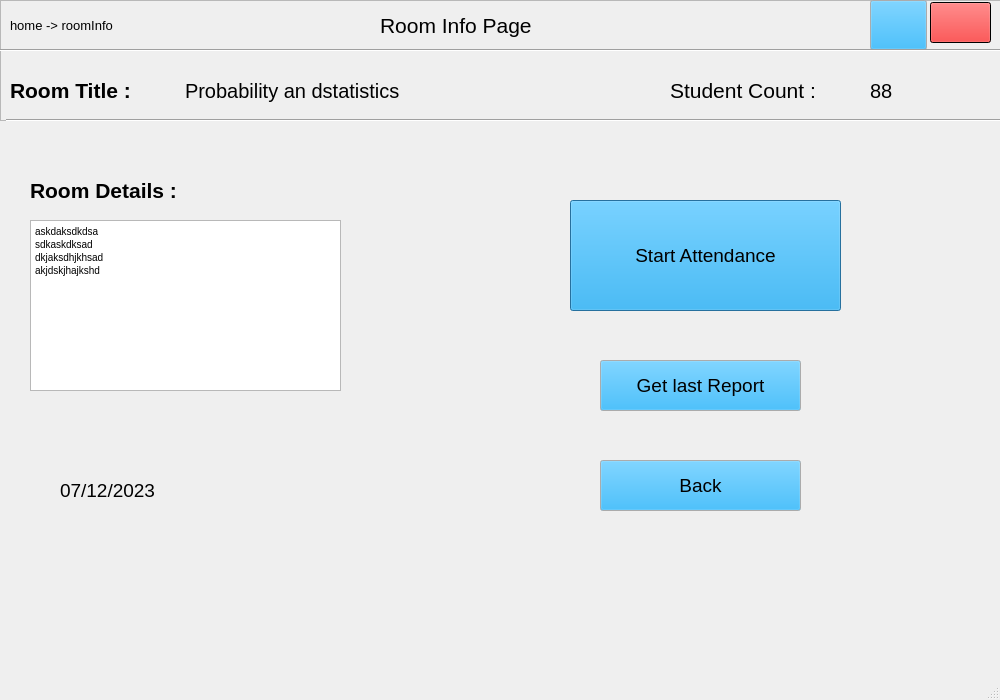
<?xml version="1.0" encoding="UTF-8"?>
<ui version="4.0">
 <class>a</class>
 <widget class="QMainWindow" name="a">
  <property name="geometry">
   <rect>
    <x>0</x>
    <y>0</y>
    <width>1000</width>
    <height>700</height>
   </rect>
  </property>
  <property name="palette">
   <palette>
    <active>
     <colorrole role="Button">
      <brush brushstyle="SolidPattern">
       <color alpha="255">
        <red>0</red>
        <green>170</green>
        <blue>255</blue>
       </color>
      </brush>
     </colorrole>
     <colorrole role="Base">
      <brush brushstyle="SolidPattern">
       <color alpha="255">
        <red>238</red>
        <green>238</green>
        <blue>0</blue>
       </color>
      </brush>
     </colorrole>
    </active>
    <inactive>
     <colorrole role="Button">
      <brush brushstyle="SolidPattern">
       <color alpha="255">
        <red>0</red>
        <green>170</green>
        <blue>255</blue>
       </color>
      </brush>
     </colorrole>
     <colorrole role="Base">
      <brush brushstyle="SolidPattern">
       <color alpha="255">
        <red>238</red>
        <green>238</green>
        <blue>0</blue>
       </color>
      </brush>
     </colorrole>
    </inactive>
    <disabled>
     <colorrole role="Button">
      <brush brushstyle="SolidPattern">
       <color alpha="255">
        <red>0</red>
        <green>170</green>
        <blue>255</blue>
       </color>
      </brush>
     </colorrole>
     <colorrole role="Base">
      <brush brushstyle="SolidPattern">
       <color alpha="255">
        <red>238</red>
        <green>238</green>
        <blue>0</blue>
       </color>
      </brush>
     </colorrole>
    </disabled>
   </palette>
  </property>
  <property name="focusPolicy">
   <enum>Qt::WheelFocus</enum>
  </property>
  <property name="windowTitle">
   <string>attendance</string>
  </property>
  <property name="tabShape">
   <enum>QTabWidget::Rounded</enum>
  </property>
  <widget class="QWidget" name="centralwidget">
   <widget class="Line" name="Horizontal_line_at_top_1">
    <property name="geometry">
     <rect>
      <x>0</x>
      <y>42</y>
      <width>1001</width>
      <height>16</height>
     </rect>
    </property>
    <property name="orientation">
     <enum>Qt::Horizontal</enum>
    </property>
   </widget>
   <widget class="QLabel" name="navigation_bar">
    <property name="geometry">
     <rect>
      <x>10</x>
      <y>10</y>
      <width>151</width>
      <height>31</height>
     </rect>
    </property>
    <property name="font">
     <font>
      <pointsize>10</pointsize>
     </font>
    </property>
    <property name="text">
     <string>home -&gt; roomInfo</string>
    </property>
   </widget>
   <widget class="Line" name="Horizontal_line_at_top_2">
    <property name="geometry">
     <rect>
      <x>6</x>
      <y>112</y>
      <width>1001</width>
      <height>16</height>
     </rect>
    </property>
    <property name="orientation">
     <enum>Qt::Horizontal</enum>
    </property>
   </widget>
   <widget class="QLabel" name="room_title_heading">
    <property name="geometry">
     <rect>
      <x>10</x>
      <y>60</y>
      <width>171</width>
      <height>61</height>
     </rect>
    </property>
    <property name="font">
     <font>
      <pointsize>16</pointsize>
      <weight>75</weight>
      <bold>true</bold>
     </font>
    </property>
    <property name="text">
     <string>Room Title : </string>
    </property>
   </widget>
   <widget class="QLabel" name="room_name">
    <property name="geometry">
     <rect>
      <x>185</x>
      <y>60</y>
      <width>351</width>
      <height>61</height>
     </rect>
    </property>
    <property name="font">
     <font>
      <pointsize>15</pointsize>
     </font>
    </property>
    <property name="text">
     <string>Probability an dstatistics</string>
    </property>
   </widget>
   <widget class="QLabel" name="memebr_count_heading">
    <property name="geometry">
     <rect>
      <x>670</x>
      <y>60</y>
      <width>201</width>
      <height>61</height>
     </rect>
    </property>
    <property name="font">
     <font>
      <pointsize>16</pointsize>
     </font>
    </property>
    <property name="text">
     <string>Student Count :</string>
    </property>
   </widget>
   <widget class="QLabel" name="total_students">
    <property name="geometry">
     <rect>
      <x>870</x>
      <y>60</y>
      <width>51</width>
      <height>61</height>
     </rect>
    </property>
    <property name="font">
     <font>
      <pointsize>15</pointsize>
     </font>
    </property>
    <property name="text">
     <string>88</string>
    </property>
   </widget>
   <widget class="QLabel" name="m_user_icon_image_box">
    <property name="geometry">
     <rect>
      <x>940</x>
      <y>60</y>
      <width>51</width>
      <height>51</height>
     </rect>
    </property>
    <property name="text">
     <string/>
    </property>
    <property name="pixmap">
     <pixmap>../../../../../Downloads/multiple_user_icon.png</pixmap>
    </property>
    <property name="scaledContents">
     <bool>true</bool>
    </property>
   </widget>
   <widget class="QPushButton" name="pushButton">
    <property name="geometry">
     <rect>
      <x>930</x>
      <y>2</y>
      <width>61</width>
      <height>41</height>
     </rect>
    </property>
    <property name="palette">
     <palette>
      <active>
       <colorrole role="WindowText">
        <brush brushstyle="SolidPattern">
         <color alpha="255">
          <red>255</red>
          <green>0</green>
          <blue>0</blue>
         </color>
        </brush>
       </colorrole>
       <colorrole role="Button">
        <brush brushstyle="SolidPattern">
         <color alpha="255">
          <red>255</red>
          <green>0</green>
          <blue>0</blue>
         </color>
        </brush>
       </colorrole>
       <colorrole role="Midlight">
        <brush brushstyle="SolidPattern">
         <color alpha="255">
          <red>0</red>
          <green>0</green>
          <blue>0</blue>
         </color>
        </brush>
       </colorrole>
       <colorrole role="Dark">
        <brush brushstyle="SolidPattern">
         <color alpha="255">
          <red>255</red>
          <green>0</green>
          <blue>0</blue>
         </color>
        </brush>
       </colorrole>
       <colorrole role="Text">
        <brush brushstyle="SolidPattern">
         <color alpha="255">
          <red>0</red>
          <green>0</green>
          <blue>0</blue>
         </color>
        </brush>
       </colorrole>
       <colorrole role="ButtonText">
        <brush brushstyle="SolidPattern">
         <color alpha="255">
          <red>255</red>
          <green>0</green>
          <blue>0</blue>
         </color>
        </brush>
       </colorrole>
       <colorrole role="Base">
        <brush brushstyle="SolidPattern">
         <color alpha="255">
          <red>0</red>
          <green>0</green>
          <blue>0</blue>
         </color>
        </brush>
       </colorrole>
       <colorrole role="Window">
        <brush brushstyle="SolidPattern">
         <color alpha="255">
          <red>0</red>
          <green>0</green>
          <blue>0</blue>
         </color>
        </brush>
       </colorrole>
       <colorrole role="Shadow">
        <brush brushstyle="SolidPattern">
         <color alpha="255">
          <red>0</red>
          <green>0</green>
          <blue>0</blue>
         </color>
        </brush>
       </colorrole>
       <colorrole role="AlternateBase">
        <brush brushstyle="SolidPattern">
         <color alpha="255">
          <red>0</red>
          <green>0</green>
          <blue>0</blue>
         </color>
        </brush>
       </colorrole>
       <colorrole role="PlaceholderText">
        <brush brushstyle="SolidPattern">
         <color alpha="128">
          <red>0</red>
          <green>0</green>
          <blue>0</blue>
         </color>
        </brush>
       </colorrole>
      </active>
      <inactive>
       <colorrole role="WindowText">
        <brush brushstyle="SolidPattern">
         <color alpha="255">
          <red>255</red>
          <green>0</green>
          <blue>0</blue>
         </color>
        </brush>
       </colorrole>
       <colorrole role="Button">
        <brush brushstyle="SolidPattern">
         <color alpha="255">
          <red>255</red>
          <green>0</green>
          <blue>0</blue>
         </color>
        </brush>
       </colorrole>
       <colorrole role="Midlight">
        <brush brushstyle="SolidPattern">
         <color alpha="255">
          <red>0</red>
          <green>0</green>
          <blue>0</blue>
         </color>
        </brush>
       </colorrole>
       <colorrole role="Dark">
        <brush brushstyle="SolidPattern">
         <color alpha="255">
          <red>255</red>
          <green>0</green>
          <blue>0</blue>
         </color>
        </brush>
       </colorrole>
       <colorrole role="Text">
        <brush brushstyle="SolidPattern">
         <color alpha="255">
          <red>0</red>
          <green>0</green>
          <blue>0</blue>
         </color>
        </brush>
       </colorrole>
       <colorrole role="ButtonText">
        <brush brushstyle="SolidPattern">
         <color alpha="255">
          <red>255</red>
          <green>0</green>
          <blue>0</blue>
         </color>
        </brush>
       </colorrole>
       <colorrole role="Base">
        <brush brushstyle="SolidPattern">
         <color alpha="255">
          <red>0</red>
          <green>0</green>
          <blue>0</blue>
         </color>
        </brush>
       </colorrole>
       <colorrole role="Window">
        <brush brushstyle="SolidPattern">
         <color alpha="255">
          <red>0</red>
          <green>0</green>
          <blue>0</blue>
         </color>
        </brush>
       </colorrole>
       <colorrole role="Shadow">
        <brush brushstyle="SolidPattern">
         <color alpha="255">
          <red>0</red>
          <green>0</green>
          <blue>0</blue>
         </color>
        </brush>
       </colorrole>
       <colorrole role="AlternateBase">
        <brush brushstyle="SolidPattern">
         <color alpha="255">
          <red>0</red>
          <green>0</green>
          <blue>0</blue>
         </color>
        </brush>
       </colorrole>
       <colorrole role="PlaceholderText">
        <brush brushstyle="SolidPattern">
         <color alpha="128">
          <red>0</red>
          <green>0</green>
          <blue>0</blue>
         </color>
        </brush>
       </colorrole>
      </inactive>
      <disabled>
       <colorrole role="WindowText">
        <brush brushstyle="SolidPattern">
         <color alpha="255">
          <red>255</red>
          <green>0</green>
          <blue>0</blue>
         </color>
        </brush>
       </colorrole>
       <colorrole role="Button">
        <brush brushstyle="SolidPattern">
         <color alpha="255">
          <red>255</red>
          <green>0</green>
          <blue>0</blue>
         </color>
        </brush>
       </colorrole>
       <colorrole role="Midlight">
        <brush brushstyle="SolidPattern">
         <color alpha="255">
          <red>0</red>
          <green>0</green>
          <blue>0</blue>
         </color>
        </brush>
       </colorrole>
       <colorrole role="Dark">
        <brush brushstyle="SolidPattern">
         <color alpha="255">
          <red>255</red>
          <green>0</green>
          <blue>0</blue>
         </color>
        </brush>
       </colorrole>
       <colorrole role="Text">
        <brush brushstyle="SolidPattern">
         <color alpha="255">
          <red>255</red>
          <green>0</green>
          <blue>0</blue>
         </color>
        </brush>
       </colorrole>
       <colorrole role="ButtonText">
        <brush brushstyle="SolidPattern">
         <color alpha="255">
          <red>255</red>
          <green>0</green>
          <blue>0</blue>
         </color>
        </brush>
       </colorrole>
       <colorrole role="Base">
        <brush brushstyle="SolidPattern">
         <color alpha="255">
          <red>0</red>
          <green>0</green>
          <blue>0</blue>
         </color>
        </brush>
       </colorrole>
       <colorrole role="Window">
        <brush brushstyle="SolidPattern">
         <color alpha="255">
          <red>0</red>
          <green>0</green>
          <blue>0</blue>
         </color>
        </brush>
       </colorrole>
       <colorrole role="Shadow">
        <brush brushstyle="SolidPattern">
         <color alpha="255">
          <red>0</red>
          <green>0</green>
          <blue>0</blue>
         </color>
        </brush>
       </colorrole>
       <colorrole role="AlternateBase">
        <brush brushstyle="SolidPattern">
         <color alpha="255">
          <red>0</red>
          <green>0</green>
          <blue>0</blue>
         </color>
        </brush>
       </colorrole>
       <colorrole role="PlaceholderText">
        <brush brushstyle="SolidPattern">
         <color alpha="128">
          <red>0</red>
          <green>0</green>
          <blue>0</blue>
         </color>
        </brush>
       </colorrole>
      </disabled>
     </palette>
    </property>
    <property name="font">
     <font>
      <pointsize>16</pointsize>
     </font>
    </property>
    <property name="text">
     <string/>
    </property>
    <property name="icon">
     <iconset>
      <normaloff>../assets/hamburgerr.png</normaloff>../assets/hamburgerr.png</iconset>
    </property>
    <property name="iconSize">
     <size>
      <width>80</width>
      <height>60</height>
     </size>
    </property>
   </widget>
   <widget class="QFrame" name="background_frame_top_1">
    <property name="geometry">
     <rect>
      <x>0</x>
      <y>0</y>
      <width>1001</width>
      <height>51</height>
     </rect>
    </property>
    <property name="palette">
     <palette>
      <active>
       <colorrole role="Light">
        <brush brushstyle="SolidPattern">
         <color alpha="255">
          <red>226</red>
          <green>226</green>
          <blue>0</blue>
         </color>
        </brush>
       </colorrole>
       <colorrole role="Base">
        <brush brushstyle="SolidPattern">
         <color alpha="255">
          <red>255</red>
          <green>255</green>
          <blue>255</blue>
         </color>
        </brush>
       </colorrole>
       <colorrole role="HighlightedText">
        <brush brushstyle="SolidPattern">
         <color alpha="255">
          <red>255</red>
          <green>255</green>
          <blue>0</blue>
         </color>
        </brush>
       </colorrole>
      </active>
      <inactive>
       <colorrole role="Light">
        <brush brushstyle="SolidPattern">
         <color alpha="255">
          <red>226</red>
          <green>226</green>
          <blue>0</blue>
         </color>
        </brush>
       </colorrole>
       <colorrole role="Base">
        <brush brushstyle="SolidPattern">
         <color alpha="255">
          <red>255</red>
          <green>255</green>
          <blue>255</blue>
         </color>
        </brush>
       </colorrole>
       <colorrole role="HighlightedText">
        <brush brushstyle="SolidPattern">
         <color alpha="255">
          <red>255</red>
          <green>255</green>
          <blue>0</blue>
         </color>
        </brush>
       </colorrole>
      </inactive>
      <disabled>
       <colorrole role="Light">
        <brush brushstyle="SolidPattern">
         <color alpha="255">
          <red>226</red>
          <green>226</green>
          <blue>0</blue>
         </color>
        </brush>
       </colorrole>
       <colorrole role="Base">
        <brush brushstyle="SolidPattern">
         <color alpha="255">
          <red>240</red>
          <green>240</green>
          <blue>240</blue>
         </color>
        </brush>
       </colorrole>
       <colorrole role="HighlightedText">
        <brush brushstyle="SolidPattern">
         <color alpha="255">
          <red>255</red>
          <green>255</green>
          <blue>0</blue>
         </color>
        </brush>
       </colorrole>
      </disabled>
     </palette>
    </property>
    <property name="frameShape">
     <enum>QFrame::StyledPanel</enum>
    </property>
    <property name="frameShadow">
     <enum>QFrame::Raised</enum>
    </property>
    <widget class="QLabel" name="Hazirio_logo_atTop">
     <property name="geometry">
      <rect>
       <x>380</x>
       <y>10</y>
       <width>221</width>
       <height>31</height>
      </rect>
     </property>
     <property name="palette">
      <palette>
       <active>
        <colorrole role="Base">
         <brush brushstyle="SolidPattern">
          <color alpha="255">
           <red>255</red>
           <green>240</green>
           <blue>24</blue>
          </color>
         </brush>
        </colorrole>
       </active>
       <inactive>
        <colorrole role="Base">
         <brush brushstyle="SolidPattern">
          <color alpha="255">
           <red>255</red>
           <green>240</green>
           <blue>24</blue>
          </color>
         </brush>
        </colorrole>
       </inactive>
       <disabled>
        <colorrole role="Base">
         <brush brushstyle="SolidPattern">
          <color alpha="255">
           <red>240</red>
           <green>240</green>
           <blue>240</blue>
          </color>
         </brush>
        </colorrole>
       </disabled>
      </palette>
     </property>
     <property name="font">
      <font>
       <pointsize>16</pointsize>
      </font>
     </property>
     <property name="text">
      <string>Room Info Page</string>
     </property>
    </widget>
   </widget>
   <widget class="QPushButton" name="start_attendance_button">
    <property name="geometry">
     <rect>
      <x>570</x>
      <y>200</y>
      <width>271</width>
      <height>111</height>
     </rect>
    </property>
    <property name="palette">
     <palette>
      <active>
       <colorrole role="Base">
        <brush brushstyle="SolidPattern">
         <color alpha="255">
          <red>0</red>
          <green>170</green>
          <blue>255</blue>
         </color>
        </brush>
       </colorrole>
      </active>
      <inactive>
       <colorrole role="Base">
        <brush brushstyle="SolidPattern">
         <color alpha="255">
          <red>0</red>
          <green>170</green>
          <blue>255</blue>
         </color>
        </brush>
       </colorrole>
      </inactive>
      <disabled>
       <colorrole role="Base">
        <brush brushstyle="SolidPattern">
         <color alpha="255">
          <red>238</red>
          <green>238</green>
          <blue>0</blue>
         </color>
        </brush>
       </colorrole>
      </disabled>
     </palette>
    </property>
    <property name="font">
     <font>
      <pointsize>14</pointsize>
     </font>
    </property>
    <property name="focusPolicy">
     <enum>Qt::ClickFocus</enum>
    </property>
    <property name="acceptDrops">
     <bool>true</bool>
    </property>
    <property name="text">
     <string>Start Attendance</string>
    </property>
    <property name="autoDefault">
     <bool>false</bool>
    </property>
    <property name="default">
     <bool>true</bool>
    </property>
    <property name="flat">
     <bool>false</bool>
    </property>
   </widget>
   <widget class="QPushButton" name="get_last_report_button">
    <property name="geometry">
     <rect>
      <x>600</x>
      <y>360</y>
      <width>201</width>
      <height>51</height>
     </rect>
    </property>
    <property name="font">
     <font>
      <pointsize>14</pointsize>
     </font>
    </property>
    <property name="text">
     <string>Get last Report</string>
    </property>
   </widget>
   <widget class="QPushButton" name="back_button">
    <property name="geometry">
     <rect>
      <x>600</x>
      <y>460</y>
      <width>201</width>
      <height>51</height>
     </rect>
    </property>
    <property name="font">
     <font>
      <pointsize>14</pointsize>
     </font>
    </property>
    <property name="text">
     <string>Back</string>
    </property>
   </widget>
   <widget class="QLabel" name="room_detail_heading">
    <property name="geometry">
     <rect>
      <x>30</x>
      <y>160</y>
      <width>291</width>
      <height>61</height>
     </rect>
    </property>
    <property name="font">
     <font>
      <pointsize>16</pointsize>
      <weight>75</weight>
      <bold>true</bold>
     </font>
    </property>
    <property name="text">
     <string>Room Details : </string>
    </property>
   </widget>
   <widget class="QTextBrowser" name="romm_details_self_write">
    <property name="geometry">
     <rect>
      <x>30</x>
      <y>220</y>
      <width>311</width>
      <height>171</height>
     </rect>
    </property>
    <property name="palette">
     <palette>
      <active>
       <colorrole role="Base">
        <brush brushstyle="SolidPattern">
         <color alpha="255">
          <red>255</red>
          <green>255</green>
          <blue>255</blue>
         </color>
        </brush>
       </colorrole>
      </active>
      <inactive>
       <colorrole role="Base">
        <brush brushstyle="SolidPattern">
         <color alpha="255">
          <red>255</red>
          <green>255</green>
          <blue>255</blue>
         </color>
        </brush>
       </colorrole>
      </inactive>
      <disabled>
       <colorrole role="Base">
        <brush brushstyle="SolidPattern">
         <color alpha="255">
          <red>238</red>
          <green>238</green>
          <blue>0</blue>
         </color>
        </brush>
       </colorrole>
      </disabled>
     </palette>
    </property>
    <property name="html">
     <string>&lt;!DOCTYPE HTML PUBLIC &quot;-//W3C//DTD HTML 4.0//EN&quot; &quot;http://www.w3.org/TR/REC-html40/strict.dtd&quot;&gt;
&lt;html&gt;&lt;head&gt;&lt;meta name=&quot;qrichtext&quot; content=&quot;1&quot; /&gt;&lt;style type=&quot;text/css&quot;&gt;
p, li { white-space: pre-wrap; }
&lt;/style&gt;&lt;/head&gt;&lt;body style=&quot; font-family:'MS Shell Dlg 2'; font-size:7.8pt; font-weight:400; font-style:normal;&quot;&gt;
&lt;p style=&quot; margin-top:0px; margin-bottom:0px; margin-left:0px; margin-right:0px; -qt-block-indent:0; text-indent:0px;&quot;&gt;askdaksdkdsa&lt;/p&gt;
&lt;p style=&quot; margin-top:0px; margin-bottom:0px; margin-left:0px; margin-right:0px; -qt-block-indent:0; text-indent:0px;&quot;&gt;sdkaskdksad&lt;/p&gt;
&lt;p style=&quot; margin-top:0px; margin-bottom:0px; margin-left:0px; margin-right:0px; -qt-block-indent:0; text-indent:0px;&quot;&gt;dkjaksdhjkhsad&lt;/p&gt;
&lt;p style=&quot; margin-top:0px; margin-bottom:0px; margin-left:0px; margin-right:0px; -qt-block-indent:0; text-indent:0px;&quot;&gt;akjdskjhajkshd&lt;/p&gt;
&lt;p style=&quot;-qt-paragraph-type:empty; margin-top:0px; margin-bottom:0px; margin-left:0px; margin-right:0px; -qt-block-indent:0; text-indent:0px;&quot;&gt;&lt;br /&gt;&lt;/p&gt;&lt;/body&gt;&lt;/html&gt;</string>
    </property>
   </widget>
   <widget class="QLabel" name="calender_icon">
    <property name="geometry">
     <rect>
      <x>190</x>
      <y>460</y>
      <width>71</width>
      <height>61</height>
     </rect>
    </property>
    <property name="text">
     <string/>
    </property>
    <property name="pixmap">
     <pixmap>../../../../../Downloads/calender.png</pixmap>
    </property>
    <property name="scaledContents">
     <bool>true</bool>
    </property>
   </widget>
   <widget class="QLabel" name="current_date_text">
    <property name="geometry">
     <rect>
      <x>60</x>
      <y>460</y>
      <width>131</width>
      <height>61</height>
     </rect>
    </property>
    <property name="font">
     <font>
      <pointsize>14</pointsize>
     </font>
    </property>
    <property name="text">
     <string>07/12/2023</string>
    </property>
   </widget>
   <widget class="QFrame" name="background_frame_top_2">
    <property name="geometry">
     <rect>
      <x>0</x>
      <y>50</y>
      <width>1001</width>
      <height>71</height>
     </rect>
    </property>
    <property name="frameShape">
     <enum>QFrame::StyledPanel</enum>
    </property>
    <property name="frameShadow">
     <enum>QFrame::Raised</enum>
    </property>
   </widget>
   <widget class="QPushButton" name="user_icon_button">
    <property name="geometry">
     <rect>
      <x>870</x>
      <y>0</y>
      <width>57</width>
      <height>50</height>
     </rect>
    </property>
    <property name="text">
     <string/>
    </property>
    <property name="icon">
     <iconset>
      <normaloff>../assets/user_icon.png</normaloff>../assets/user_icon.png</iconset>
    </property>
    <property name="iconSize">
     <size>
      <width>58</width>
      <height>54</height>
     </size>
    </property>
   </widget>
   <zorder>background_frame_top_1</zorder>
   <zorder>background_frame_top_2</zorder>
   <zorder>user_icon_button</zorder>
   <zorder>Horizontal_line_at_top_1</zorder>
   <zorder>navigation_bar</zorder>
   <zorder>Horizontal_line_at_top_2</zorder>
   <zorder>room_title_heading</zorder>
   <zorder>room_name</zorder>
   <zorder>memebr_count_heading</zorder>
   <zorder>total_students</zorder>
   <zorder>m_user_icon_image_box</zorder>
   <zorder>pushButton</zorder>
   <zorder>start_attendance_button</zorder>
   <zorder>get_last_report_button</zorder>
   <zorder>back_button</zorder>
   <zorder>room_detail_heading</zorder>
   <zorder>romm_details_self_write</zorder>
   <zorder>calender_icon</zorder>
   <zorder>current_date_text</zorder>
  </widget>
  <widget class="QMenuBar" name="menubar">
   <property name="geometry">
    <rect>
     <x>0</x>
     <y>0</y>
     <width>1000</width>
     <height>26</height>
    </rect>
   </property>
  </widget>
  <widget class="QStatusBar" name="statusbar"/>
 </widget>
 <resources/>
 <connections/>
</ui>
